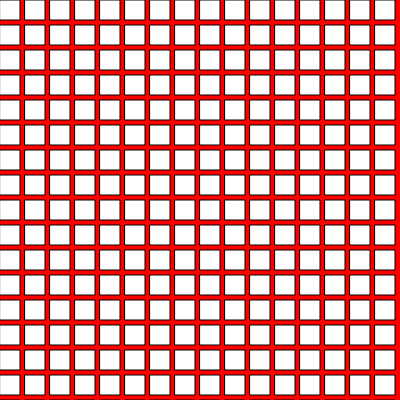
Frame 1 (no input)
Frame 60 (no input): identical to frame 1, image omitted
Frame 120 (the mouse pressed at the canvas centre since frame 60): identical to frame 1, image omitted

The p5.js sketch that drew this single still picture (run headless with seeded random() and noise() and a simulated clock; from frame 60 on, the mouse is pressed at the canvas centre):

// p5.js sketch
// ── sketch.js
let state = 0;

function setup() {
  createCanvas(400, 400);
}

function draw() {
  background(220);

  switch (state) {
    case 0:
      background("red");
      for (let j = 0; j <= height; j += 25) {
        for (let i = 0; i < width; i += 25) {
          rect(i, j, 20, 20);
        }
      }
      break;
    case 1:
      background("blue");
      for (let j = 0; j <= height; j += 25) {
        for (let i = 0; i < width; i += 25) {
          ellipse (i, j, 20, 20);
        }
      }
      break;
    case 2:
      background("purple");
      for (let j = 0; j <= height; j += 20) {
        for (let i = 0; i < width; i += 25) {
          triangle (i, j, 30,30,30,30)
        }
      }
      break;
    case 3:
      background ("orange");
      for (let j = 0; j <= height; j += 32) {
        for (let i = 0; i < width; i += 32) {
          beginShape ()
          vertex (i,j);
          vertex (160, 130);
          vertex (230,20)
          endShape (CLOSE);
        }
      }
      break;
    case 4:
      background("green");
      for (let j = 0; j <= height; j += 32) {
        for (let i = 0; i < width; i += 32) {
          beginShape ()
          vertex (70,80);
          vertex (160,50);
          vertex (32, 25);
          vertex (i,j);
          vertex (-200, 45);
          vertex (i,j);
          endShape (CLOSE);
        }
      }
      break;
  }
}

function mouseReleased() {
  state++;
  if (state > 4) {
    state = 0;
  }
}
